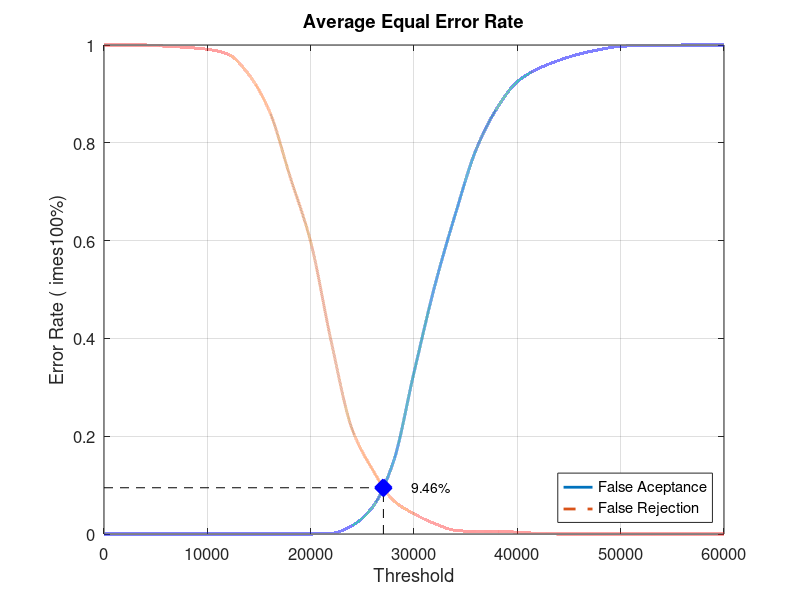
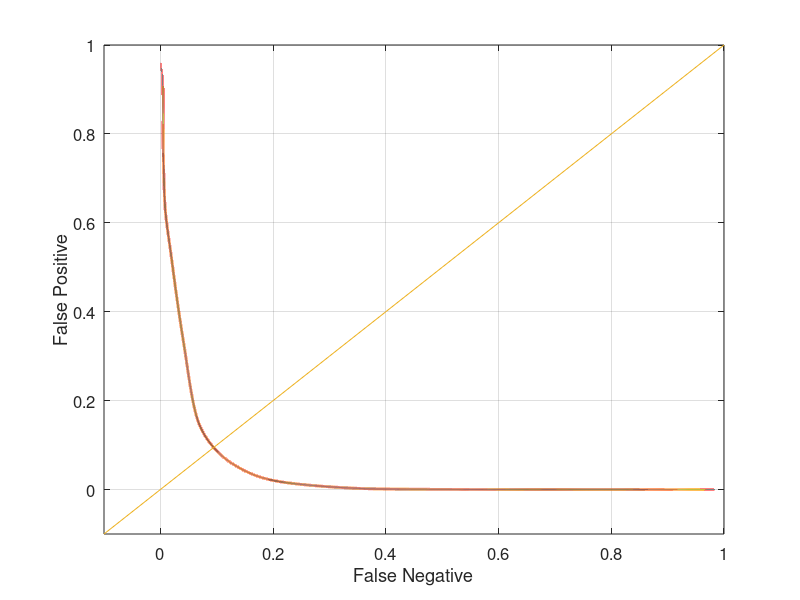

Write the MATLAB code that produced these figures, in order.
close all;
clear;
clc;
x = 0:2000:60000;
xq = 0:0.5:60000;

y0 = [0 0 0 0 0 0 0 0 0 0 0 0.00131579 0.0171053 0.0552632 0.147368 0.330263 0.506579 0.653947 0.785526 0.869737 0.925 0.951316 0.968421 0.981579 0.990789 0.997368 0.998684 0.998684 1 1 1]
yy0 = interp1(x, y0, xq, 'pchip');
y1 = [1 1 1 0.9975 0.995 0.99125 0.98125 0.94 0.865 0.73125 0.5975 0.3925 0.215 0.13125 0.06875 0.04125 0.02125 0.0075 0.005 0.005 0.00375 0.00125 0 0 0 0 0 0 0 0 0]
yy1 = interp1(x, y1, xq, 'pchip');

% Calculating EER: 
y2 = abs(y0 - y1);
find(y2 == min(y2))
yy2 = abs(yy0 - yy1);
xEER = find(yy2 == min(yy2));
xEERIndex = xq(xEER) % X-axis EER
yEER = yy0(xEER) % Y-axis EER

main = figure
plot(xq, yy0,'-','LineWidth', 2);	hold on
plot(xq, yy1,'--','LineWidth', 2);	hold on
plot([xEERIndex xEERIndex], [0 yEER], 'k--');	hold on
plot([0 xEERIndex], [yEER yEER], 'k--');	hold on
plot(xEERIndex, yEER, 'bx', 'LineWidth', 10);	hold on
text(xEERIndex + 10 * xEERIndex / 100, yEER, [num2str(round((10000 * yEER)) / 100) '%'])
legend('False Aceptance', 'False Rejection', 'Location', 'SouthEast')
xlabel('Threshold')
ylabel('Error Rate (	imes100%)')
title('Average Equal Error Rate')
set(gca, 'FontSize', 12)
axis([0 60000 0 1])
grid on

print(main, 'Experiment2AverageMain', '-dpng');
FNRxFPR = figure('Color', [1 1 1]);
plot(yy1, yy0, '-', yy1, yy0, 'LineWidth', 2);
hold on
y = -0.1:0.1:1
plot(y, y); 
set(gca, 'FontSize', 12)
xlabel('False Negative')
ylabel('False Positive')
axis([-0.1 1 -0.1 1])
set(gca, 'FontSize', 12)
grid on

print(FNRxFPR, 'Experiment2AverageFNRxFPR','-dpng');
